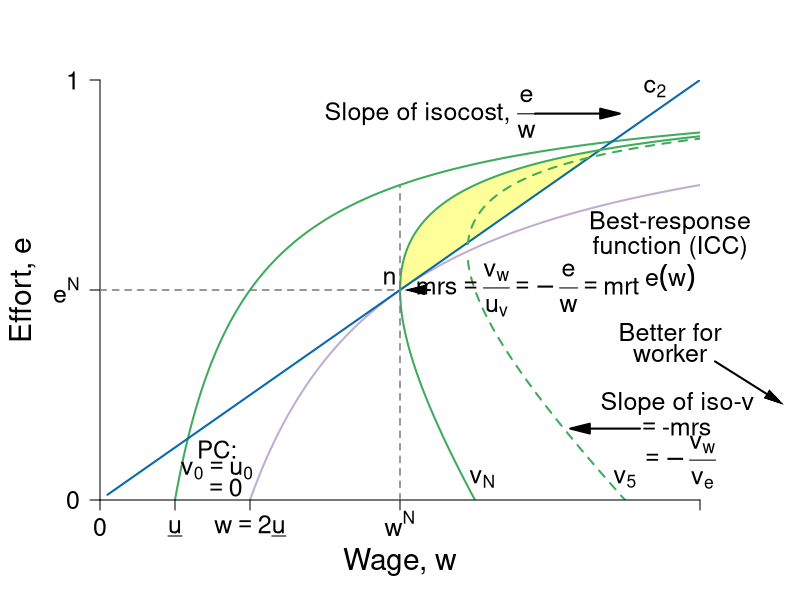

The R source for this figure: (Note: this script raises an error after producing the figure.)
require(shape)
pdf(file = "employment/employment_brf_nash_improvinglens.pdf", width = 9, height = 7)

#Set parameters for graphics
axislabelsize <- 1.8
labelsize <- 1.5
namesize <- 1.8
annotatesize <- 1.5
graphlinewidth <- 2
segmentlinewidth <- 1.5

#The equation is below when v = 0. See Wolfram Alpha output. 
isov <- function(w, delta = 5) {
  (w - delta)/w
}

isovhigh1 <- function(w, delta = 5, v = 30){
  (sqrt(w^2 - 4 * delta * v) - w + 2*v)/( 2 * v )
}

isovlow1 <- function(w, delta = 5, v = 30){
  (-sqrt(w^2 - 4 * delta * v) - w + 2*v)/( 2 * v )
}

isovhigh2 <- function(w, delta = 5, v = 15){
  (sqrt(w^2 - 4 * delta * v) - w + 2*v)/( 2 * v )
}

isovlow2 <- function(w, delta = 5, v = 15){
  (-sqrt(w^2 - 4 * delta * v) - w + 2*v)/( 2 * v )
}

isovhigh3 <- function(w, delta = 5, v = 20){
  (sqrt(w^2 - 4 * delta * v) - w + 2*v)/( 2 * v )
}

isovlow3 <- function(w, delta = 5, v = 20){
  (-sqrt(w^2 - 4 * delta * v) - w + 2*v)/( 2 * v )
}

brfFn <- function(w, delta = 5) {
  1 - (2*delta) /w
}

isovhigh <- function(w, delta = 5, v = 20){
  (sqrt(w^2 - 4 * delta * v) - w + 2*v)/(2 * v )
}

#This is evaluated for p = 12; q = 12/(8*sqrt(12^2 - 4*delta1*v1)) - 1/8 for the slope
#At p = 12; q = (-sqrt(12^2 - 4*v1*delta1) - 12 + 2*v1)/(2*v1) = 0.799
tangencyLine <- function(w){
  (w*(0.05))
}

solowCondition2 <- function(w, delta = 5){
  (w*(1/(8*delta)))
}

solowCondition1 <- function(w, delta = 5, slope = 4){
  (w*(1/(slope*delta)))
}


COL <- c("#f7fcf5", "#e5f5e0", "#c7e9c0", "#a1d99b", "#74c476", "#41ab5d", "#238b45", "#005a32", "#ffff99")
#COL <- c("#7fc97f", "#beaed4", "#fdc086", "#ffff99", "#386cb0", "#f0027f", "#bf5b17", "#666666")
COLA <- c("#e0f3db", "#99d8c9","#66c2a4","#41ae76", "#238b45", "#005824")
COLB <- c("#c6dbef", "#4eb3d3", "#2b8cbe", "#0868ac","#084081")
COLC <- c("#fcfbfd", "#efedf5", "#dadaeb", "#bcbddc", "#9e9ac8", "#807dba", "#6a51a3", "#54278f", "#3f007d")
grays <- gray.colors(25, start = 1, end = 0)

grays <- gray.colors(25, start = 1, end = 0)
par(mar =  c(5, 5, 4, 5))
xlims <- c(0, 40)
ylims <- c(0, 1)

plot(0, 0, xlim = xlims, ylim = ylims, type = "n",
     xlab = expression(paste("Wage, ", w)),
     ylab = expression(paste("Effort, ", e)),
     xaxt = "n", 
     yaxt = "n", 
     cex.lab = axislabelsize, 
     line = 3,
     bty = "n", 
     xaxs="i", 
     yaxs="i")


npts <- 500 
npts2 <- 501
#Specify the sequences of points for graphing. 
xx0 <- seq(5, xlims[2], length.out = npts)
xx1 <- seq(10, xlims[2], length.out = npts)
xx2 <- seq(5, 15, length.out = npts)
xx3 <- seq(10, xlims[2], length.out = npts2)
xx4 <- seq(xlims[1], 10, length.out = npts2)
#For below, I solved sqrt(p^2 - 200) - p + 200/p = 0, getting p = 10*sqrt(2) = 14.14214
xx5 <- seq(18.43909, xlims[2], length.out = npts2)
xx6 <- seq(18.43909, 41, length.out = npts2)
xx7 <- seq(20, xlims[2], length.out = npts2)
xx8 <- seq(xlims[1], 25, length.out = npts2)
xx9 <- seq(xlims[1] + 0.5, xlims[2], length.out = npts2)
yy1 <- isovhigh(xx7, delta = 5, v = 20)
xx10 <- seq(xlims[1], 20, length.out = npts)


polygon(c(xx7, xx7[340]), c(yy1, yy1[340]), col = COL[9], density = NULL, border = NA)

#Draw the lines for the graphs
lines(xx1, brfFn(xx1), col = "#beaed4", lwd = graphlinewidth)
lines(xx0, isov(xx0, delta = 5), col = COL[6], lwd = graphlinewidth)

lines(xx9, solowCondition2(xx9, delta = 5), col = COLB[4], lwd = graphlinewidth)
#lines(xx10, solowCondition1(xx10, delta = 5), col = COLB[4], lwd = graphlinewidth)
#lines(xx3, isovhigh1(xx3, v = 5, delta = 5), col = COL[4], lwd = graphlinewidth)
#lines(xx4, isovlow1(xx4, v = 5, delta = 5), col = COL[4], lwd = graphlinewidth)
#lines(xx5, isovhigh2(xx5, v = 17, delta = 5), col = COL[5], lwd = graphlinewidth)
#lines(xx6, isovlow2(xx6, v = 17, delta = 5), col = COL[5], lwd = graphlinewidth)
lines(xx7, isovhigh3(xx7, v = 20, delta = 5), col = COL[6], lwd = graphlinewidth)
lines(xx8, isovlow3(xx8, v = 20, delta = 5), col = COL[6], lwd = graphlinewidth)
lines(xx5, isovhigh1(xx5, v = 30, delta = 5), col = COL[6], lwd = graphlinewidth, lty = 2)
lines(xx6, isovlow1(xx6, v = 30, delta = 5), col = COL[6], lwd = graphlinewidth, lty = 2)

#Customize ticks and labels for the plot
ticksy <- c(0,  0.5, 1)
#ylabels <- c(0, expression(paste(frac(1,2))), 1)
ylabels <- c(0,  expression(paste(e^N)), 1)
ticksx <- c(0, 5, 10, 20, 40)
xlabels <- c(0, expression(paste(underline(u))) ,expression(paste(w == 2*underline(u))),  expression(paste(w^N)) , NA)
axis(1, at = ticksx, pos = 0, labels = xlabels, cex.axis = labelsize)
axis(2, at = ticksy, pos = 0, labels = ylabels, las = 1, cex.axis = labelsize)

#Annotation of  the three graphs and the NE
text(22, 0.92, expression(paste("Slope of isocost, ", frac(e, w))), cex = labelsize, xpd = TRUE)
#text(25, 0.92, expression(paste(frac(e, w))), cex = labelsize)
Arrows(29, 0.92, 34, 0.92,  col = "black", lty = 1, lwd = 2, arr.type = "triangle")

text(25.5, 0.05, expression(paste(v[N])), cex = labelsize)
text(38, 0.66, expression(paste("Best-response")), cex = labelsize, xpd = TRUE)
text(38, 0.6, expression(paste("function (ICC)")), cex = labelsize, xpd = TRUE)
text(38, 0.53, expression(paste(e(w))), cex = labelsize, xpd = TRUE)
text(35, 0.05, expression(paste(v[5])), cex = annotatesize)
text(37, 0.98, expression(paste(c[2])), cex = annotatesize)
#text(18, 0.98, expression(paste(c[1])), cex = annotatesize)
text(7.8, 0.12, expression("PC:"), cex = labelsize-0.05)
text(7.8, 0.07, expression(paste(v[0] == u[0])), cex = labelsize)
text(8.2, 0.03, expression(paste(phantom() == 0)), cex = labelsize)

text(38, 0.4, expression("Better for"), cex = labelsize, xpd = TRUE)
text(38, 0.35, expression("worker"), cex = labelsize, xpd = TRUE)
Arrows(41, 0.33, 45, 0.24, col = "black", lty = 1, lwd = 2, arr.type = "triangle", arr.lwd = 0.5, xpd = TRUE)


#Lines for the coordinates of the Nash equilbrium
#segments(5, 0, 5, 1, lty = 2, col = "darkgray", lwd = 3)
#segments(10, 0, 10, 0.2, lty = 2, col = "darkgray", lwd = 2)
segments(20, 0, 20, 0.75, lty = 2, col = grays[20], lwd = segmentlinewidth)
segments(0, 0.5, 20, 0.5, lty = 2, col = grays[20], lwd = segmentlinewidth)
#segments(14.14214, 0.15, 14.14214, 0.45, lty = 2, col = "darkgray", lwd = 3)
text(19.3, 0.53, expression(n), cex = labelsize)
#text(13.8, 0.57, expression(paste("Incomplete contract")),cex = labelsize)
#text(14.2, 0.52, expression(paste("Nash equilibrium")),cex = labelsize)

text(28.5, 0.5, expression(paste(mrs == frac(v[w],u[v]),phantom()==-frac(e, w),phantom() == mrt)), cex = labelsize, xpd = TRUE)
Arrows(22, 0.5, 21, 0.5, col = "black", lty = 1, lwd = 2, arr.type = "triangle", arr.lwd = 0.5)


#Arrows and rent label
# 
# Arrows(15, 0.8, 10.8, 0.8,  col = "black", lty = 1, lwd = 2, arr.type = "triangle")
# text(14.8, 0.95, expression(paste("Rent at")))
# text(14.8, 0.9, expression(paste("Incomplete Contract")))
# text(14.8, 0.85, expression(paste("Nash Equilibrium")))

#Arrows and slope of iso-v label
Arrows(36, 0.17, 32, 0.17,  col = "black", lty = 1, lwd = 2, arr.type = "triangle")
text(38.5, 0.23, expression(paste("Slope of iso-v")), cex = labelsize, xpd =TRUE)
text(38.5, 0.17, expression(paste(phantom() == "-mrs ")), cex = labelsize, xpd = TRUE)
text(38.5, 0.09, expression(paste(phantom() == -frac(v[w], v[e]))), cex = labelsize, xpd = TRUE)

points(10, PCFn(delta = 4, mu = 8), pch = 16, col = "black", cex = labelsize)
text(9, PCFn(delta = 4, mu = 8) + 0.03, expression(paste(c)),cex = labelsize)

#Add a point for the NE
points(20, 0.5, pch = 16, col = "black", cex = 1.5)

#segments(18.4, 0, 18.4, 0.75, lty = 2, col = "darkgray", lwd = 2)
#segments(0, brfFn(w = 18.4), 18.4, brfFn(w = 18.4), lty = 2, col = "darkgray", lwd = 2)
#points(18.4, brfFn(w = 18.4), pch = 16, col = "black", cex = 1.5)

#Add a point for b & complete contract NE label
#points(10, 0.5, pch = 16, col = "black", cex = 1.5)
#text(10.5, 0.47, expression(b))
# text(5, 0.58, expression(paste("Complete Contract")))
# text(5, 0.53, expression(paste("Nash equilibrium")))

#Add a point for c
#Figure out q for p = 14.14214: q = 1 - 2delta/p = 1 - (2*5)/14.14214 =  0.2928934
#points(20, 0.1839422, pch = 16, col = "black", cex = 1.5)
#text(20.8, 0.1839422, expression(c))

points(26.2, 0.72, pch = 16, col = "black", cex = 1.5)
text(26.2 + 0.5, 0.72 - 0.02, expression(f), cex = labelsize)
points(22, isovlow3(22, v = 20, delta = 5), pch = 16, col = "black", cex = 1.5)
text(22 + 0.8, isovlow3(22, v = 20, delta = 5) + 0.02, expression(b), cex = labelsize)

#points(10, PCFn(delta = 4, mu = 8), pch = 16, col = "black", cex = labelsize)
#text(9.5, PCFn(delta = 4, mu = 8) + 0.03, expression(paste(c)),cex = labelsize)


#Label the feasible frontier
text(4, 0.7, expression("Better for"), cex = labelsize)
text(4, 0.65, expression("employer"), cex = labelsize)
Arrows(4, 0.74, 2, 0.85, col = "black", lty = 1, lwd = 2, arr.type = "triangle", arr.lwd = 0.5)

#Add a point for f. referred to in the text
#points(12, 0.82, pch = 16, col = "black", cex = 1.2)
#text(12, 0.85, expression(paste("NE")))

#Arrow to Pareto-improving Lens
#Arrows(20, 0.8, 23.8, 0.68, col = "black", lty = 1, lwd = 3)
#text(20, 0.82, expression(paste("Pareto-Improving Lens")))

dev.off()
